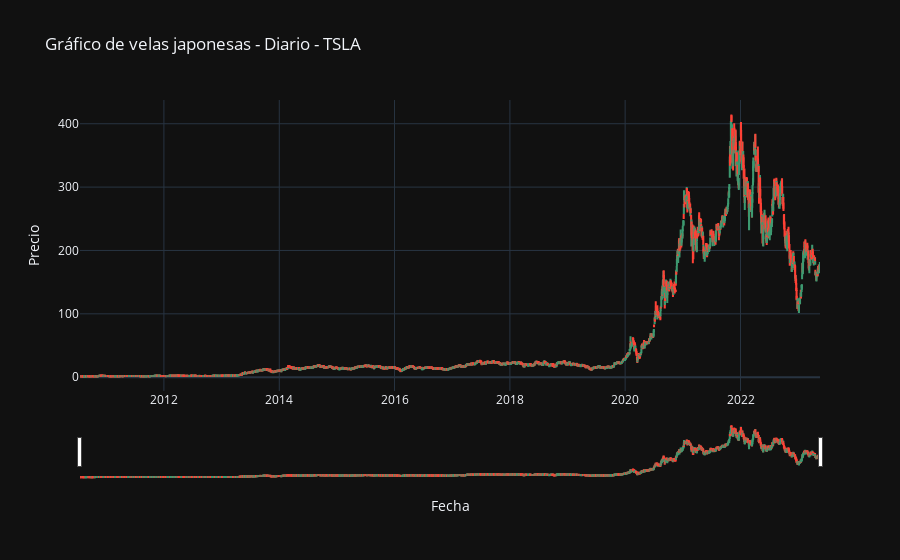

Notebook code cell kept with this figure:
### Markdown cell above
#### Tesla

### Code cell
# Realizamos un gráfico de velas dinámico del DataFrame tesla2 en color negro para una mejor visualización
generar_grafico_velas(tesla2, "Gráfico de velas japonesas - Diario - TSLA")

### Figure 1 — Plotly figure (JSON) as saved in the notebook; plotly's stock layout.template omitted (floating-point values rounded to 4 significant figures; data arrays with more than 128 entries replaced by an {"elided": "..."} marker saying what was removed)
{"data": [{"close": {"elided": "3233 float values"}, "high": {"elided": "3233 float values"}, "low": {"elided": "3233 float values"}, "open": {"elided": "3233 float values"}, "type": "candlestick", "x": {"elided": "3233 str values"}}], "layout": {"title": {"text": "Gráfico de velas japonesas - Diario - TSLA"}, "xaxis": {"title": {"text": "Fecha"}}, "yaxis": {"title": {"text": "Precio"}}}}
